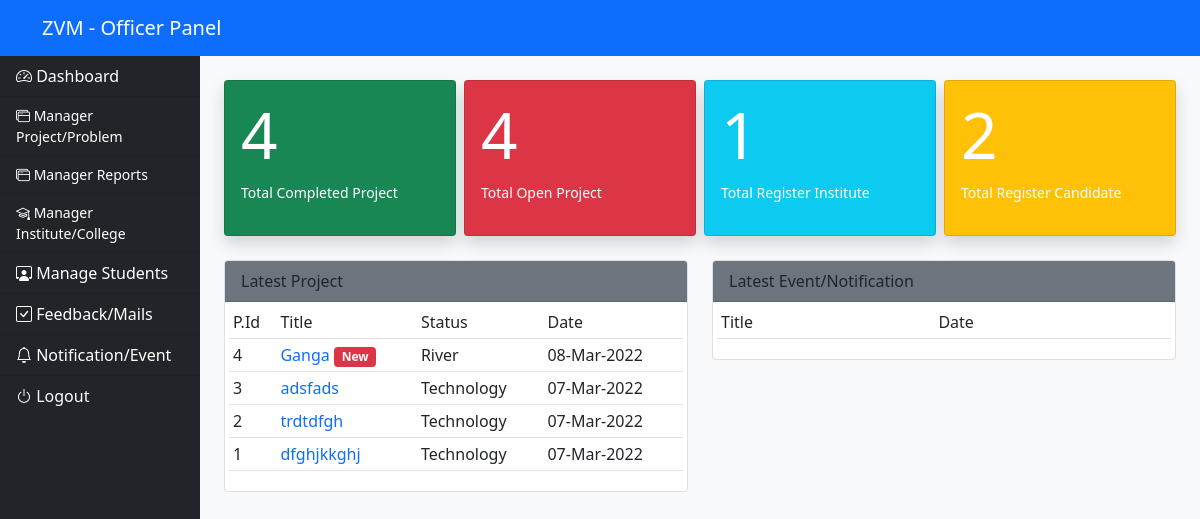
The app's page /officer/index.php (signed in) with its own data.
### tables this page shows
CREATE TABLE `projects` (
  `pro_id` int(11) NOT NULL,
  `pro_title` varchar(200) NOT NULL,
  `category_id` int(11) NOT NULL,
  `description` text NOT NULL,
  `address` varchar(200) DEFAULT NULL,
  `image` varchar(200) DEFAULT NULL,
  `status` int(11) NOT NULL,
  `doc` timestamp NOT NULL DEFAULT current_timestamp() ON UPDATE current_timestamp(),
  `admin_id` int(11) NOT NULL,
  `support_file` varchar(200) DEFAULT NULL
);

CREATE TABLE `categories` (
  `cat_id` int(11) NOT NULL,
  `cat_title` varchar(200) NOT NULL,
  `cat_description` varchar(200) NOT NULL
);

### officer/index.php (the view, shortened to what this page needs)
<?php include "../include/dbConfig.php";
?>
<!DOCTYPE html>
<html lang="en">
<head>
        <link href="https://cdn.jsdelivr.net/npm/bootstrap@5.1.3/dist/css/bootstrap.min.css" rel="stylesheet">
        <link rel="stylesheet" href="https://cdn.jsdelivr.net/npm/bootstrap-icons@1.8.1/font/bootstrap-icons.css">
</head>
<body class="bg-light">
        <?php include "../include/navbar.php"; ?>
        <div class="container-fluid p-0">
                <div class="row g-0">
                        <div class="col-2 bg-dark" style="height: 91.5vh;">
                                <?php include "../include/side.php"; ?>
                        </div>
                        <div class="col-10 p-4">
                                <div class="row g-2">
                                        <div class="col-3">
                                                <div class="card bg-success text-white shadow">
                                                        <div class="card-body">
                                                                <h1 class="display-3">
                                                                        <?php
                                                                        $query = mysqli_query($connect, "select * from projects");
                                                                        echo $count = mysqli_num_rows($query);
                                                                        ?>
                                                                </h1>
                                                                <p class="small">Total Completed Project</p>
                                                        </div>
                                                </div>
                                        </div>
                                        <div class="col-3">
                                                <div class="card bg-danger text-white shadow">
                                                        <div class="card-body">
                                                                <h1 class="display-3">
                                                                        <?php
                                                                        $query = mysqli_query($connect, "select * from projects");
                                                                        echo $count = mysqli_num_rows($query);
                                                                        ?>
                                                                </h1>
                                                                <p class="small">Total Open Project</p>
                                                        </div>
                                                </div>
                                        </div>
                                        <div class="col-3">
                                                <div class="card bg-info text-white shadow">
                                                        <div class="card-body">
                                                                <h1 class="display-3">
                                                                        <?php
                                                                        $query = mysqli_query($connect, "select * from accounts where type='1'");
                                                                        echo $count = mysqli_num_rows($query);
                                                                        ?>
                                                                </h1>
                                                                <p class="small">Total Register Institute</p>
                                                        </div>
                                                </div>
                                        </div>
                                        <div class="col-3">
                                                <div class="card bg-warning text-white shadow">
                                                        <div class="card-body">
                                                                <h1 class="display-3">
                                                                        <?php
                                                                        $query = mysqli_query($connect, "select * from accounts where type='0'");
                                                                        echo $count = mysqli_num_rows($query);
                                                                        ?>
                                                                </h1>
                                                                <p class="small">Total Register Candidate</p>
                                                        </div>
                                                </div>
                                        </div>
                                </div>
                                <div class="row mt-4">
                                        <div class="col-6">
                                                <div class="card">
                                                        <div class="card-header bg-secondary">Latest Project</div>
                                                        <div class="card-body p-1">
                                                                <table class="table table-sm">
                                                                        <tr>
                                                                                <td>P.Id</td>
                                                                                <td>Title</td>
                                                                                <td>Status</td>
                                                                                <td>Date</td>
                                                                        </tr>
                                                                        <?php
                                                                        $callingProject = mysqli_query($connect, "select * from projects JOIN categories ON projects.category_id=categories.cat_id order by projects.pro_id DESC LIMIT 5");
                                                                        $count = 1;
                                                                        while ($row = mysqli_fetch_array($callingProject)) {
                                                                        ?>
                                                                                <tr>
                                                                                        <td><?= $row['pro_id']; ?></td>
                                                                                        <td><a href="../viewProjects.php?pro_id=<?= $row['pro_id']; ?>" class="nav-link m-0 p-0 d-inline"><?= $row['pro_title']; ?> </a>
                                                                                                <?php if ($count == 1) : ?>
                                                                                                        <span class="badge bg-danger text-white small">New</span>
                                                                                                <?php endif; ?>
                                                                                        </td>
                                                                                        <td><?= $row['cat_title']; ?></td>
                                                                                        <td><?= date("d-M-Y", strtotime($row['doc'])); ?></td>
                                                                                </tr>
                                                                        <?php $count++;
                                                                        } ?>
                                                                </table>
                                                        </div>
                                                </div>
                                        </div>
                                        <div class="col-6">
                                                <div class="card">
                                                        <div class="card-header bg-secondary">Latest Event/Notification</div>
                                                        <div class="card-body p-1">
                                                                <table class="table table-sm">
                                                                        <tr>
                                                                                <td>Title</td>
                                                                                <td>Date</td>
                                                                        </tr>
                                                                </table>
                                                        </div>
                                                </div>
                                        </div>
                                </div>
                        </div>
                </div>
        </div>
</body>
</html>

### records on screen
projects: pro_id "4", pro_title "Ganga", shows "New", category.cat_title "River", doc "08-Mar-2022"
projects: pro_id "3", pro_title "adsfads", category.cat_title "Technology", doc "07-Mar-2022"
projects: pro_id "2", pro_title "trdtdfgh", category.cat_title "Technology", doc "07-Mar-2022"
projects: pro_id "1", pro_title "dfghjkkghj", category.cat_title "Technology", doc "07-Mar-2022"

### other values on screen
$count = mysqli_num_rows($query) "4"
$count = mysqli_num_rows($query) "1"
$count = mysqli_num_rows($query) "2"
